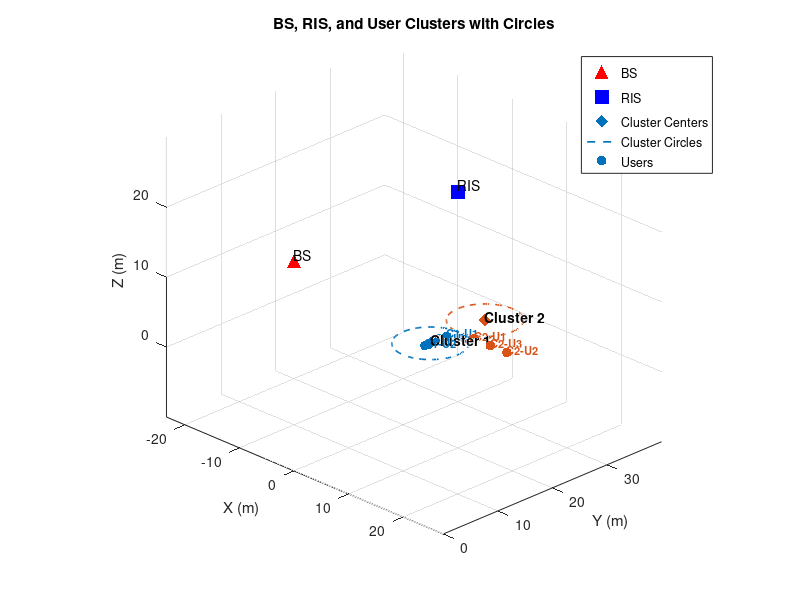

MATLAB code to generate this figure:
function [angles, users,distances] = calculate_angles()
    % ============================
    % Fixed BS and RIS positions
    % ============================
BS = [0, 0, 20];
RIS = [0, 30, 20];

% ============================
% Hard-coded cluster centers
% ============================
cluster_centers = [0, 25, 0;
                   0, 35, 0;
                   5, 35, 0]; % new cluster center

radii = [5,5,5]; % radius for each cluster

% ============================
% Hard-coded users per cluster (3 users each)
% ============================

% ----- Cluster 1 (center: [0,25,0], radius: 5m) -----
users{1} = [ 0, 28, 0;   
             0, 24, 0;   
             0, 26, 0];  

% ----- Cluster 2 (center: [0,35,0], radius: 5m) -----
% users{2} = [ -1, 31, 0;   % User 1: North-East
%              -1, 40, 0;   % User 2: South-West
%              0, 31, 0];   % User 3: North-East
% 
% ----- Cluster 3 (center: [5,30,0], radius: 5m) -----
users{2} = [ 3, 30, 0;   % User 1: North-East   
             9, 30, 0;   % User 2: South-West
             6, 30, 0];  % User 3: South-East



% ----- Define cluster centers and radii -----
cluster_centers = [0 25 0;   % Cluster 1 center
                   0 35 0;   % Cluster 2 center
                   5 30 0];  % Cluster 3 center
    radius = 5;                  % Cluster radius (meters)
    
    num_clusters = size(cluster_centers,1);
    num_users_per_cluster = 3;
    
    % ----- Generate user positions -----
    % users = cell(num_clusters,1);
    % ----- Cluster 1 (center: [0,25,0], away direction +Y) -----
% users{1} = [ -1, 20, 0;     % left
%               0,  20, 0;     % center
%               1,  20, 0];    % right
% 
% % ----- Cluster 2 (center: [0,35,0], away direction +Y) -----
% users{2} = [ -1, 40, 0;
%               0,  40, 0;
%               1,  40, 0];
% 
% % ----- Cluster 3 (center: [5,30,0], away direction +X+Y) -----
% users{3} = [ 10, 31, 0;
%               9, 32, 0;
%               7, 26, 0];

    Nclusters = length(users);
    disp(Nclusters);
    Kusers = size(users{1},1);

    % ============================
    % 1. AoD at BS (BS -> RIS)
    % ============================
    delta_BS_RIS = RIS - BS;
    angles.BS_AoD.azimuth = atan2d(delta_BS_RIS(2), delta_BS_RIS(1));
    angles.BS_AoD.elevation = atan2d(delta_BS_RIS(3), sqrt(delta_BS_RIS(1)^2 + delta_BS_RIS(2)^2));
    angles.BS_AoD.distance = norm(delta_BS_RIS);

    % ============================
    % 2. AoA at RIS
    % ============================
    angles.RIS_AoA.azimuth = mod(angles.BS_AoD.azimuth + 180, 360);
    angles.RIS_AoA.elevation = -angles.BS_AoD.elevation;
    angles.RIS_AoA.distance = angles.BS_AoD.distance;

    % ============================
    % 3. AoD at RIS -> Users
    % ============================
    for c = 1:Nclusters
        for k = 1:Kusers
            user = users{c}(k,:);
            delta_RIS_user = user - RIS;

            azimuth = atan2d(delta_RIS_user(2), delta_RIS_user(1));
            elevation = atan2d(delta_RIS_user(3), sqrt(delta_RIS_user(1)^2 + delta_RIS_user(2)^2));

            angles.RIS_AoD.clusters(c).users(k).user = sprintf('C%d-U%d', c, k);
            angles.RIS_AoD.clusters(c).users(k).azimuth = azimuth;
            angles.RIS_AoD.clusters(c).users(k).elevation = elevation;
            angles.RIS_AoD.clusters(c).users(k).distance = norm(delta_RIS_user);
        end
    end
    
    % Initialize struct array
    distances = struct();
   
    
    for c = 1:length(users)
        BD = users{c}(3, :); % BD position
        clusterDistances = struct();
        
        % Distance between each user and BD
        for u = 1:2
            user_pos = users{c}(u, :);
            d_user_BD = norm(user_pos - BD);
            clusterDistances.(['User' num2str(u) '_BD']) = d_user_BD;
        end
        
        % Optional: distance between users
        d_user1_user2 = norm(users{c}(1,:) - users{c}(2,:));
        clusterDistances.User1_User2 = d_user1_user2;
    
        % Store in main struct
        distances.(['Cluster' num2str(c)]) = clusterDistances;
    end

%     % 
%     % % % % % % % % % ============================
%     % % % % % % % % 4. Visualization
%     % % % % % % % ============================
    figure; hold on; grid on; axis equal;
    xlabel('X (m)'); ylabel('Y (m)'); zlabel('Z (m)');
    title('BS, RIS, and User Clusters with Circles');

    % Plot BS and RIS
    scatter3(BS(1),BS(2),BS(3),100,'r','filled','^'); text(BS(1),BS(2),BS(3)+1,'BS');
    scatter3(RIS(1),RIS(2),RIS(3),100,'b','filled','s'); text(RIS(1),RIS(2),RIS(3)+1,'RIS');

    colors = lines(Nclusters);
    for c = 1:Nclusters
        % Cluster center
        center = cluster_centers(c,:);
        scatter3(center(1), center(2), center(3), 80, colors(c,:),'d','filled');
        text(center(1), center(2), center(3)+0.5,sprintf('Cluster %d', c),'Color','k','FontSize',10,'FontWeight','bold');

        % Draw cluster circle in XY-plane
        theta = linspace(0, 2*pi, 100);
        x_circle = center(1) + radii(c) * cos(theta);
        y_circle = center(2) + radii(c) * sin(theta);
        z_circle = center(3) * ones(size(theta));
        plot3(x_circle, y_circle, z_circle, '--','Color', colors(c,:), 'LineWidth',1.2);

        % Users
        cluster_users = users{c};
        scatter3(cluster_users(:,1), cluster_users(:,2), cluster_users(:,3), 50, colors(c,:),'filled','o');

        % Label users
        for k = 1:Kusers
            text(cluster_users(k,1), cluster_users(k,2), cluster_users(k,3)+0.5, ...
                sprintf('C%d-U%d', c, k), 'Color', colors(c,:), 'FontSize', 8, 'FontWeight','bold');
        end
    end
    legend({'BS','RIS','Cluster Centers','Cluster Circles','Users'});
    view(45,25);
    hold off;
end
